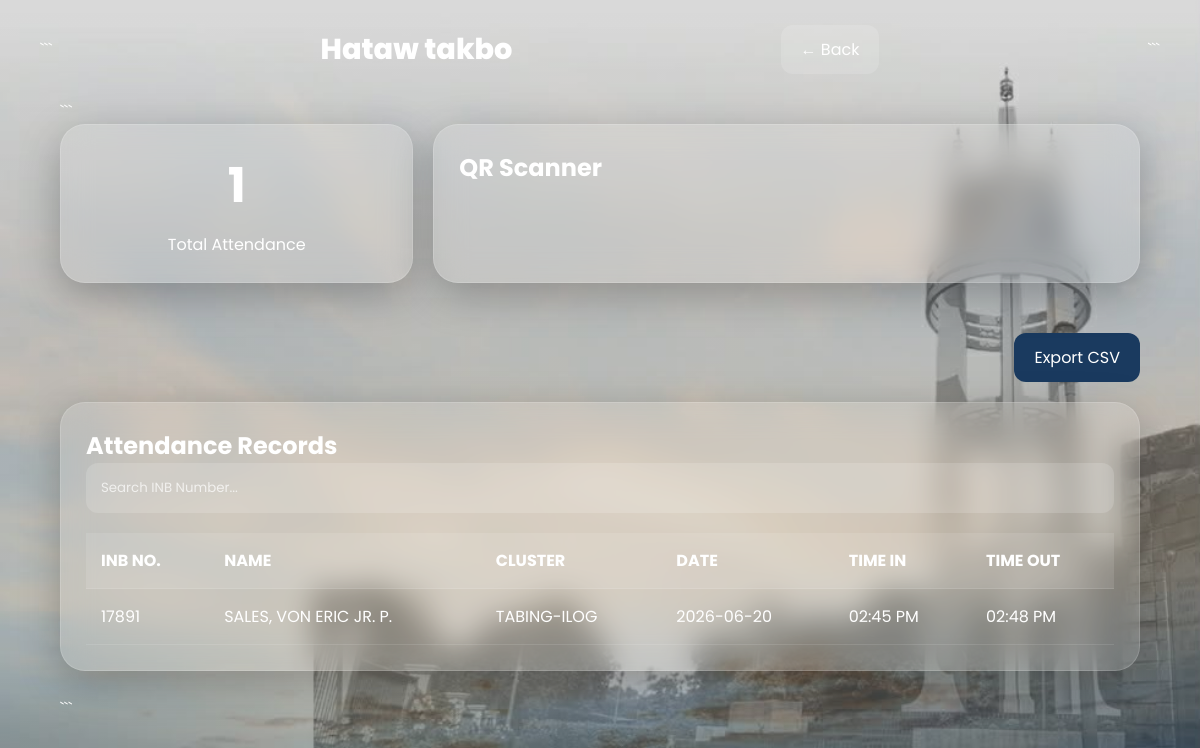
/attendance.php?id=1, run on the app's committed database.
### tables this page shows
CREATE TABLE activities(
            id INTEGER PRIMARY KEY AUTOINCREMENT,
            name TEXT NOT NULL,
            created_at DATETIME DEFAULT CURRENT_TIMESTAMP
        );

CREATE TABLE attendance (
        id INTEGER PRIMARY KEY AUTOINCREMENT,
        activity_id INTEGER,
        fullname TEXT,
        inb_number TEXT,
        cluster TEXT,
        attendance_date TEXT,
        time_in TEXT,
        time_out TEXT
    );

### attendance.php (the view, shortened to what this page needs)
<?php
require "db.php";
$activityId = $_GET['id'];
$stmt = $db->prepare("
SELECT *
FROM activities
WHERE id = ?
");
$stmt->execute([$activityId]);
$activity = $stmt->fetch(PDO::FETCH_ASSOC);
$records = $db->prepare("
SELECT *
FROM attendance
WHERE activity_id = ?
ORDER BY id DESC
");
$records->execute([$activityId]);
$attendance = $records->fetchAll(PDO::FETCH_ASSOC);
$totalAttendance = count($attendance);
?>
<!DOCTYPE html>
<html lang="en">
<head>
<link rel="stylesheet" href="styles/attendance.css">
</head>
<body>
<header class="topbar">
```
<div class="brand">
    <?= htmlspecialchars($activity['name']) ?>
</div>
<a href="activity.php" class="back-btn">
    ← Back
</a>
```
</header>
<div class="container">
```
<div class="stats">
    <div class="card total-card">
        <h1><?= $totalAttendance ?></h1>
        <p>Total Attendance</p>
    </div>
    <div class="card">
        <h2>QR Scanner</h2>
    </div>
</div>
<div class="actions">
    <a
        href="export_csv.php?id=<?= $activityId ?>"
        class="export-btn"
    >
        Export CSV
    </a>
</div>
<div class="card">
    <h2>Attendance Records</h2>
    <div class="search-box">
        <input
            type="text"
            id="searchInput"
            placeholder="Search INB Number..."
        >
    </div>
    <div class="table-wrapper">
        <table id="attendanceTable">
            <thead>
    <tr>
        <th>INB NO.</th>
        <th>NAME</th>
        <th>CLUSTER</th>
        <th>DATE</th>
        <th>TIME IN</th>
        <th>TIME OUT</th>
    </tr>
</thead>
<tbody>
<?php foreach($attendance as $row): ?>
    <tr>
        <td><?= htmlspecialchars($row['inb_number']) ?></td>
        <td><?= htmlspecialchars($row['fullname']) ?></td>
        <td><?= htmlspecialchars($row['cluster']) ?></td>
        <td><?= htmlspecialchars($row['attendance_date']) ?></td>
        <td>
            <?= !empty($row['time_in'])
                ? date("h:i A", strtotime($row['time_in']))
                : '-' ?>
        </td>
        <td>
            <?= !empty($row['time_out'])
                ? date("h:i A", strtotime($row['time_out']))
                : '-' ?>
        </td>
    </tr>
<?php endforeach; ?>
</tbody>
        </table>
    </div>
</div>
```
</div>
</body>
</html>

### styles/attendance.css (style rules this page uses)
* { margin:0; padding:0; box-sizing:border-box; font-family:'Poppins',sans-serif; }
body { min-height:100vh; background: linear-gradient( rgba(0,0,0,.15), rgba(0,0,0,.15) ), url("tower.jpg"); background-size:cover; background-position:center; background-attachment:fixed; color:white; }
.topbar { display:flex; justify-content:space-between; align-items:center; padding:25px 40px; }
.brand { font-size:1.8rem; font-weight:800; }
.back-btn { text-decoration:none; color:white; background:rgba(255,255,255,.15); padding:12px 20px; border-radius:12px; }
.container { width:90%; max-width:1400px; margin:auto; padding-bottom:40px; }
.card { background:rgba(255,255,255,.12); backdrop-filter:blur(15px); border:1px solid rgba(255,255,255,.15); border-radius:25px; padding:25px; margin-bottom:25px; box-shadow:0 12px 40px rgba(0,0,0,.25); }
.stats { display:grid; grid-template-columns:1fr 2fr; gap:20px; margin-bottom:25px; }
.total-card { text-align:center; }
.total-card h1 { font-size:3rem; }
.total-card p { margin-top:10px; }
.actions { display:flex; justify-content:flex-end; margin-bottom:20px; }
.export-btn { text-decoration:none; background:#1a3a5f; color:white; padding:12px 20px; border-radius:12px; }
.table-wrapper { overflow-x:auto; }
table { width:100%; border-collapse:collapse; }
th { background:rgba(255,255,255,.1); }
th, td { padding:15px; text-align:left; border-bottom:1px solid rgba(255,255,255,.1); }
.search-box { margin-bottom:20px; }
.search-box input { width:100%; padding:15px; border:none; border-radius:12px; background:rgba(255,255,255,.15); color:white; }
.search-box input::placeholder { color:rgba(255,255,255,.7); }

### data on the page
activities: name "Hataw takbo"
attendance: inb_number "17891", fullname "SALES, VON ERIC JR. P.", cluster "TABING-ILOG", attendance_date "2026-06-20", time_in "02:45 PM", time_out "02:48 PM"

### other printed values
$totalAttendance "1"
